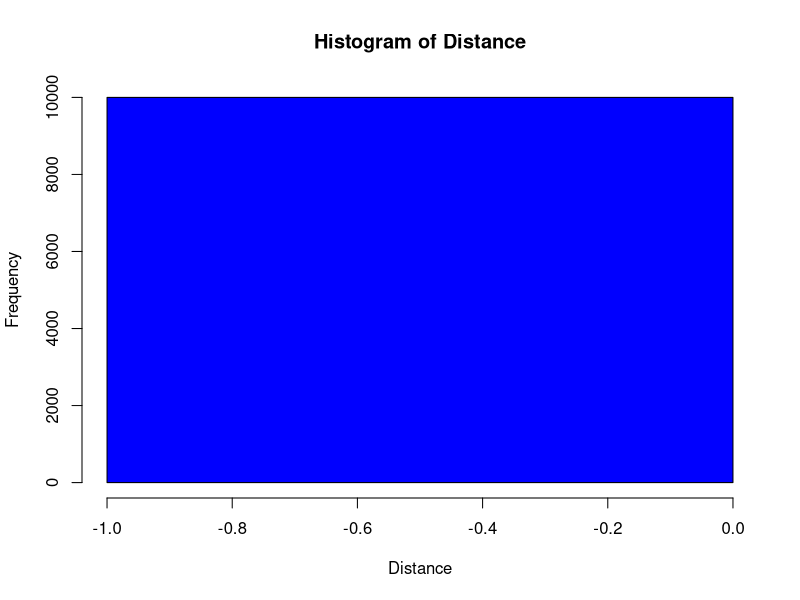

Recreate this plot in R.
## ---- chunk 1
knitr::opts_chunk$set(echo = TRUE)
## ---- chunk 2
# How many simulations to run?
NumberOfSims <- 10000

# What is the size of the grid?
a <- 10
b <- 5

set.seed(123)  # set the seed for the random number generator - this makes sure the results are reproducible when we are debugging

# Declare a variable or vector variable to keep track of the sum of the distances across all simulations
Distance <- rep(0,NumberOfSims)  # Here's avector which, for now, we fill it with 0s
## ---- chunk 3
for (i in 1:NumberOfSims){
  # generate z1 (so generate it's x and y coordinates)
  z1 <- cbind(runif(1,0,a),runif(1,0,b))
  # generate z2 (likewise)
  z2 <- cbind(runif(1,0,a),runif(1,0,b))

  # Use Pythagoras' theorem to find the distance between them

  # Add the distance to the variable Distance
}
## ---- chunk 4
cat("\nOur estimate of the expected distance between the two points is ",mean(Distance))
hist(Distance,breaks=25,col="blue")
